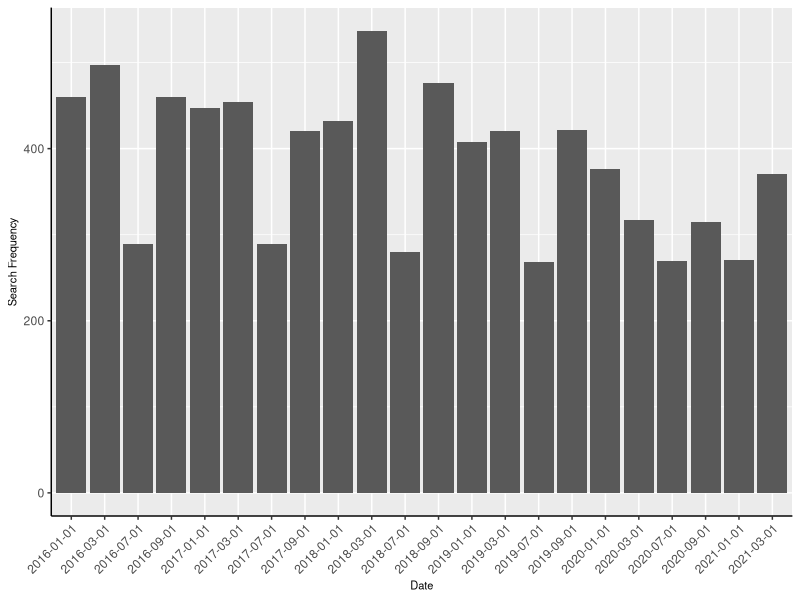
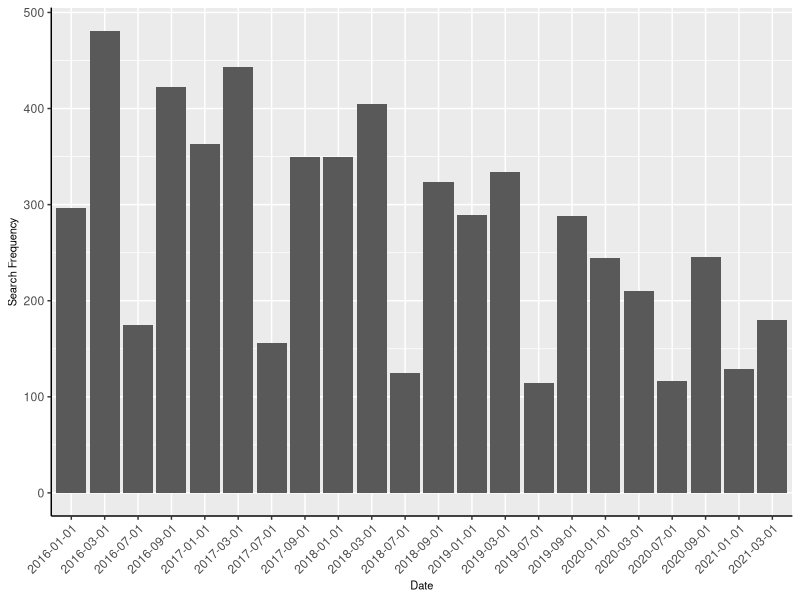
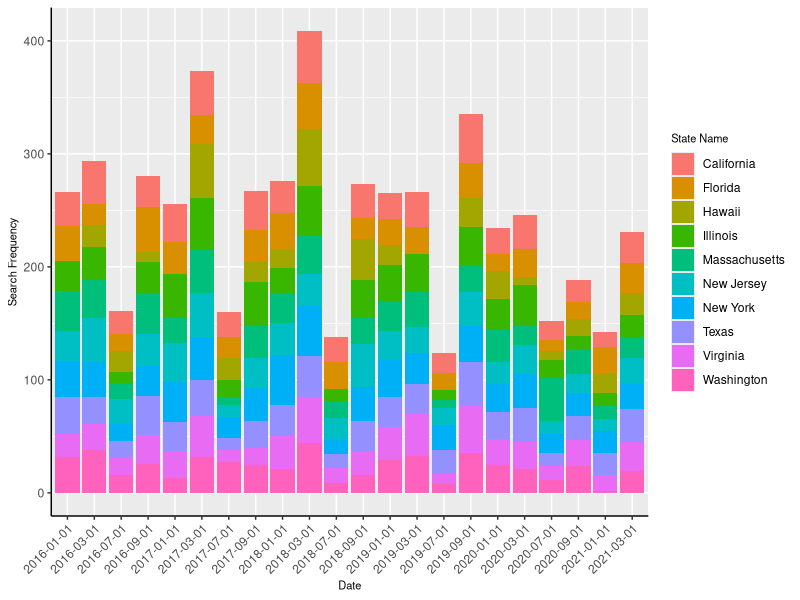
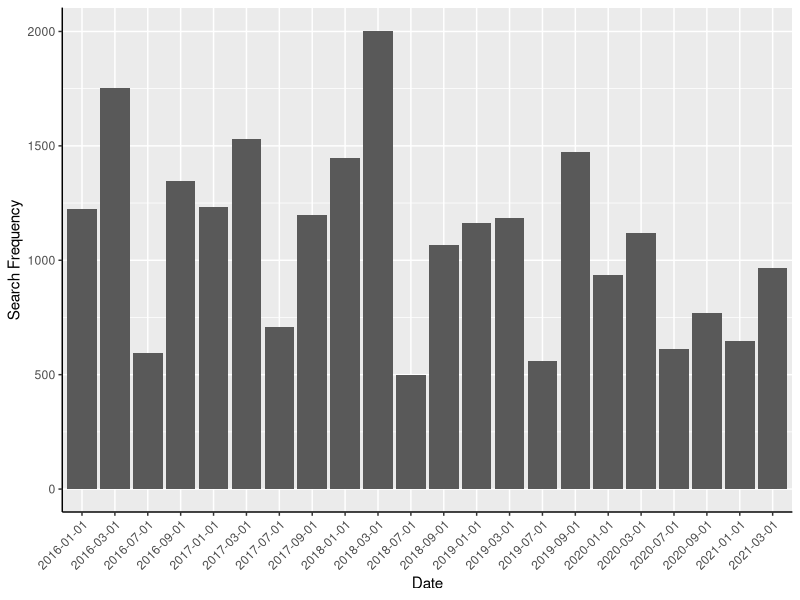
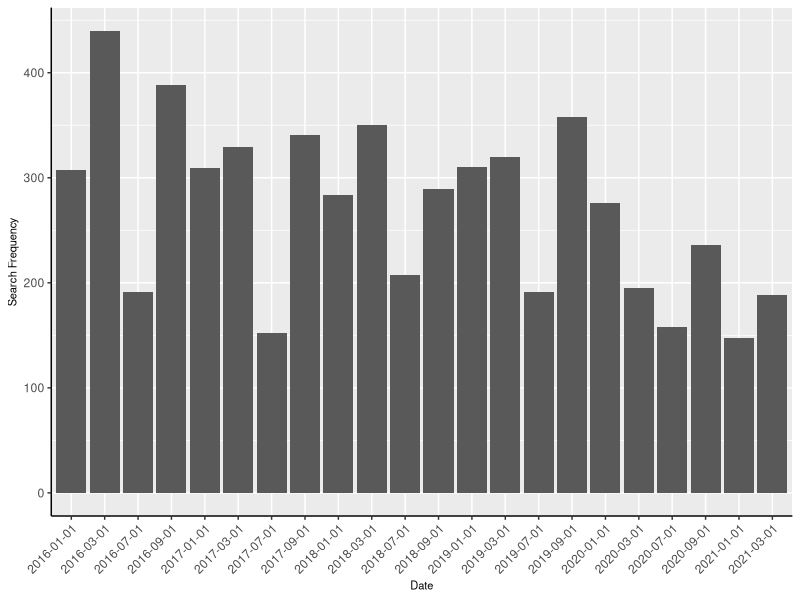
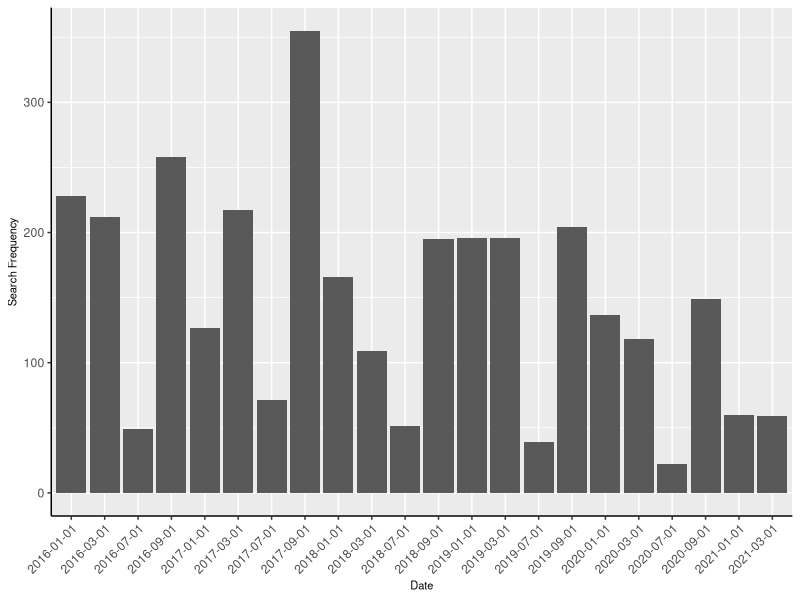
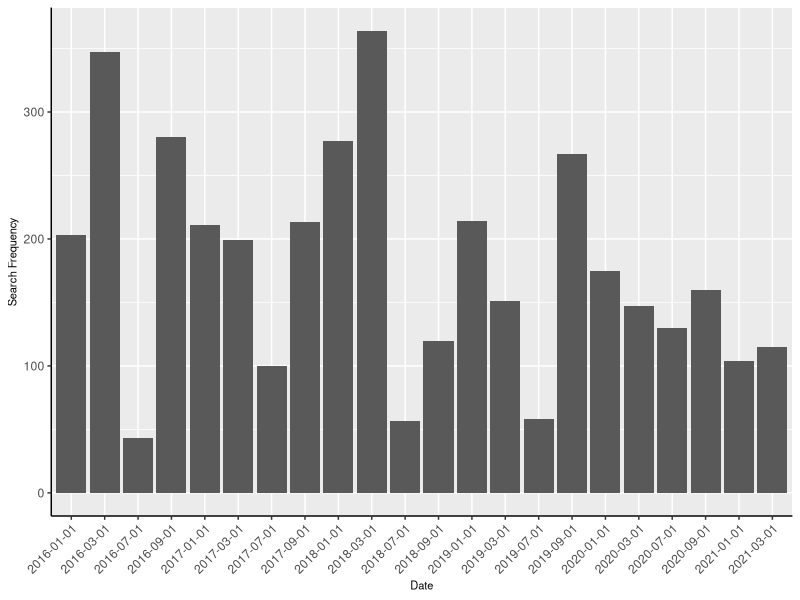

Write the R code that produced these figures, in order.
## ---- chunk 1
#| include: false
#| warning: false
#| message: false

# read cleaned data
library(tidyverse)

#Reading data for top 10 asian population
sum_bully_data <- read.csv(here::here("Outputs/data/sum_bully_data.csv"))
sum_cybully_data <- read.csv(here::here("Outputs/data/sum_cybully_data.csv"))
sum_schbully_data <- read.csv(here::here("Outputs/data/sum_schbully_data.csv"))

cleaned_bully_data <- read.csv(here::here("Outputs/data/cleaned_schbully_data.csv"))
cleaned_cybully_data <- read.csv(here::here("Outputs/data/cleaned_schbully_data.csv"))
cleaned_schbully_data <- read.csv(here::here("Outputs/data/cleaned_schbully_data.csv"))

#Reading data for bot 10 asian population
sum_bully_lowasp_data <- read.csv(here::here("Outputs/data/sum_bully_lowasp_data.csv"))
sum_cybully_lowasp_data <- read.csv(here::here("Outputs/data/sum_cybully_lowasp_data.csv"))
sum_schbully_lowasp_data <- read.csv(here::here("Outputs/data/sum_schbully_lowasp_data.csv"))

cleaned_bully_lowasp_data <- read.csv(here::here("Outputs/data/cleaned_schbully_lowasp_data.csv"))
cleaned_cybully_lowasp_data <- read.csv(here::here("Outputs/data/cleaned_schbully_lowasp_data.csv"))
cleaned_schbully_lowasp_data <- read.csv(here::here("Outputs/data/cleaned_schbully_lowasp_data.csv"))

# read nationwide data for discussion point 2
sum_national_schbully_data <- read.csv(here::here("Outputs/data/sum_national_schbully_data.csv"))
## ---- chunk 2
#| label: fig-1
#| fig-cap: All Bullying Searches in High Asian Population States
#| echo: false
#| warning: false

library(tidyverse)

sum_bully_data |> ggplot(aes(x = date, y = sum)) + 
  geom_col() +
  theme(axis.text.x = element_text(angle = 45,hjust=1), 
        axis.line = element_line(colour = "black"),
        title = element_text(size = 8)) +
  labs(
    x = "Date",
    y = "Search Frequency",
    fill = "State Name"
  )
## ---- chunk 3
#| label: fig-2
#| fig-cap: Cyberbullying Searches in High Asian Population States
#| echo: false
#| warning: false
library(tidyverse)
sum_cybully_data |> ggplot(aes(x = date, y = sum)) + 
  geom_col() +
  theme(axis.text.x = element_text(angle = 45,hjust=1), 
        axis.line = element_line(colour = "black"),
        title = element_text(size = 8)) +
  labs(
    x = "Date",
    y = "Search Frequency",
    fill = "State Name"
  )
## ---- chunk 4
#| label: fig-3
#| fig-cap: "School Bullying Searches in States With The Highest Asian Populations"
#| echo: false
#| warning: false


library(tidyverse)

cleaned_schbully_data |> ggplot(aes(x = date, 
                                    y = hits,
                                    fill = State.Name)) + 
  geom_col() +
  labs(
    x = "Date",
    y = "Search Frequency",
    fill = "State Name",
    cex.fill = 1
    )+
    theme(axis.text.x = element_text(angle = 45,hjust=1), 
        axis.line = element_line(colour = "black"),
        title = element_text(size = 8) ) 
## ---- chunk 5
#| label: fig-4
#| fig-cap: Nationwide Search Frequencies for 'School Bullying'.
#| echo: false
#| warning: false

library(tidyverse)

sum_national_schbully_data |> ggplot(aes(x = date, y = sum)) + 
  geom_col() +
  theme(axis.text.x = element_text(angle = 45,hjust=1), 
        axis.line = element_line(colour = "black")) +
  labs(
    x = "Date",
    y = "Search Frequency"
  )

## ---- chunk 6
#| label: fig-5
#| fig-cap: Bullying searches in the lowest Asian population states.
#| echo: false
#| warning: false

sum_bully_lowasp_data |> ggplot(aes(x = date, y = sum)) + 
  geom_col() +
  theme(axis.text.x = element_text(angle = 45,hjust=1), 
        axis.line = element_line(colour = "black"),
        title = element_text(size = 8)) +
  labs(
    x = "Date",
    y = "Search Frequency",
    fill = "State Name"
  )
## ---- chunk 7
#| label: fig-6
#| fig-cap: Cyberbullying searches in the lowest Asian population states.
#| echo: false
#| warning: false
sum_cybully_lowasp_data |> ggplot(aes(x = date, y = sum)) + 
  geom_col() +
  theme(axis.text.x = element_text(angle = 45,hjust=1), 
        axis.line = element_line(colour = "black"),
        title = element_text(size = 8)) +
  labs(
    x = "Date",
    y = "Search Frequency",
    fill = "State Name"
  )
## ---- chunk 8
#| label: fig-7
#| fig-cap: School bullying searches in the lowest Asian population states.
#| echo: false
#| warning: false
sum_schbully_lowasp_data |> ggplot(aes(x = date, y = sum)) + 
  geom_col() +
  theme(axis.text.x = element_text(angle = 45,hjust=1), 
        axis.line = element_line(colour = "black"),
        title = element_text(size = 8)) +
  labs(
    x = "Date",
    y = "Search Frequency",
    fill = "State Name"
  )
